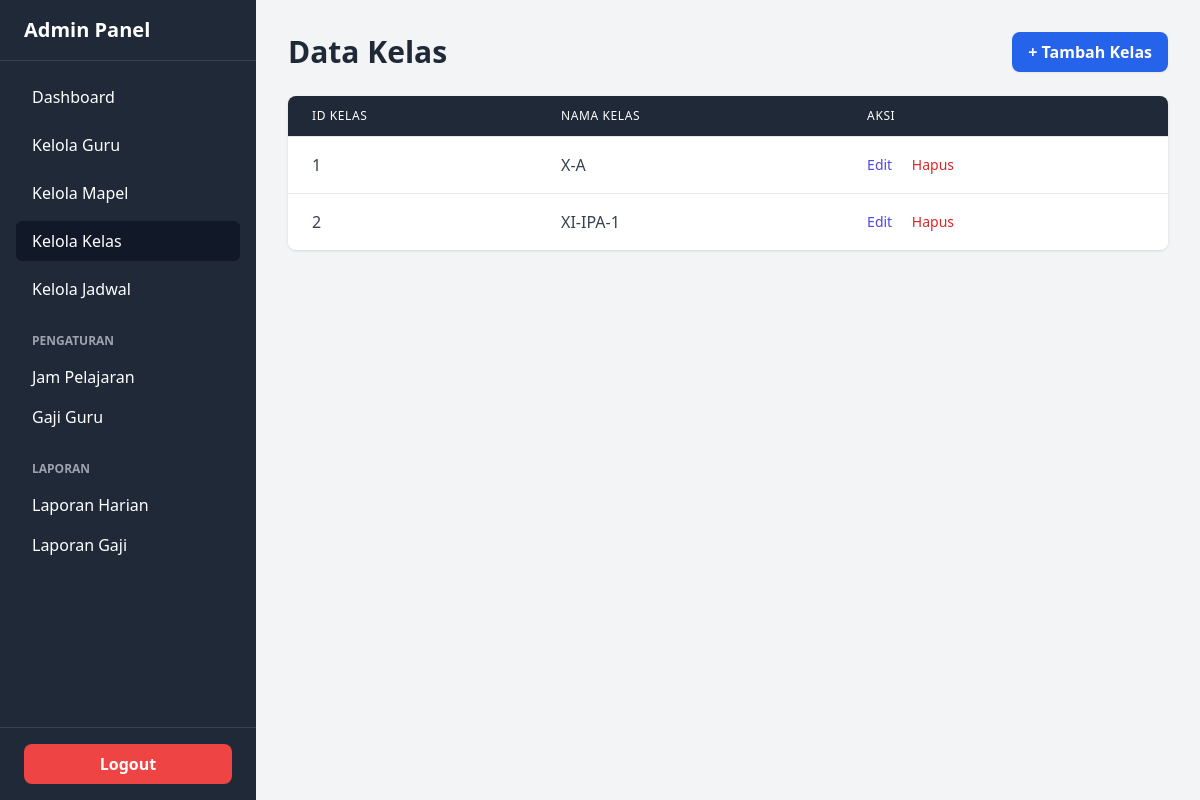
The page /admin/kelas/index.php (signed in) on the database its author committed.
### tables this page shows
CREATE TABLE `kelas` (
  `id_kelas` int(11) NOT NULL,
  `nama_kelas` varchar(50) NOT NULL
);

### admin/kelas/index.php (the view, shortened to what this page needs)
<?php
require __DIR__ . '/../templates/header.php';
require __DIR__ . '/../../config/database.php';
$query = $koneksi->query("SELECT id_kelas, nama_kelas FROM kelas ORDER BY nama_kelas ASC");
?>
<div class="flex justify-between items-center mb-6">
    <h1 class="text-3xl font-bold text-gray-800">Data Kelas</h1>
    <a href="tambah.php" class="bg-blue-600 hover:bg-blue-700 text-white font-bold py-2 px-4 rounded-lg shadow-sm transition duration-200">
        + Tambah Kelas
    </a>
</div>
<div class="overflow-x-auto bg-white rounded-lg shadow">
    <table class="min-w-full divide-y divide-gray-200">
        <thead class="bg-gray-800 text-white">
            <tr>
                <th class="px-6 py-3 text-left text-xs font-medium uppercase tracking-wider">ID Kelas</th>
                <th class="px-6 py-3 text-left text-xs font-medium uppercase tracking-wider">Nama Kelas</th>
                <th class="px-6 py-3 text-left text-xs font-medium uppercase tracking-wider">Aksi</th>
            </tr>
        </thead>
        <tbody class="bg-white divide-y divide-gray-200 text-gray-700">
            <?php if ($query->num_rows > 0): while ($row = $query->fetch_assoc()): ?>
                <tr class="hover:bg-gray-50">
                    <td class="px-6 py-4 whitespace-nowrap font-medium"><?= htmlspecialchars($row['id_kelas']) ?></td>
                    <td class="px-6 py-4 whitespace-nowrap"><?= htmlspecialchars($row['nama_kelas']) ?></td>
                    <td class="px-6 py-4 whitespace-nowrap text-sm font-medium">
                        <a href="edit.php?id=<?= $row['id_kelas'] ?>" class="text-indigo-600 hover:text-indigo-900">Edit</a>
                        <a href="proses.php?aksi=hapus&id=<?= $row['id_kelas'] ?>" class="text-red-600 hover:text-red-900 ml-4" onclick="return confirm('Apakah Anda yakin ingin menghapus data ini?')">Hapus</a>
                    </td>
                </tr>
            <?php endwhile; else: ?>
                <tr>
                    <td colspan="3" class="text-center py-10 text-gray-500">Tidak ada data kelas.</td>
                </tr>
            <?php endif; ?>
        </tbody>
    </table>
</div>
<?php require __DIR__ . '/../templates/footer.php'; ?>

### rows shown on the page
kelas: id_kelas "1", nama_kelas "X-A"
kelas: id_kelas "2", nama_kelas "XI-IPA-1"
